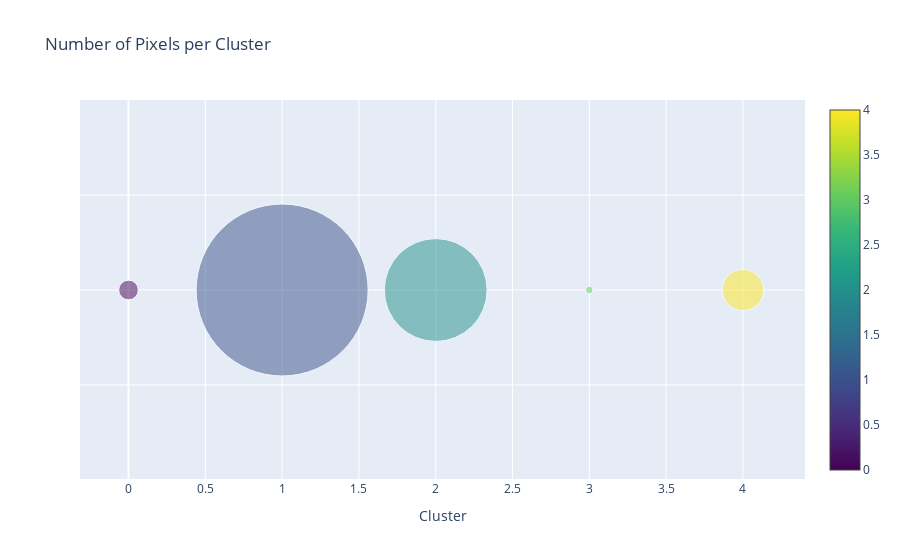

Notebook source saved alongside this figure:
### Code cell
# Assuming df is your existing DataFrame
# Example: df = pd.DataFrame({'cluster': [1, 2, 1, 4, 2, 1, 0, 3, 4, 1, 2, 0, 1, 3, 4, 0, 2, 1]})

# Compute cluster counts directly from the DataFrame
cluster_counts = df['cluster'].value_counts().sort_values(ascending=False)

# Convert index and values to lists for plotting
clusters = cluster_counts.index.tolist()
counts = cluster_counts.values
# Adjust the sizes. You might need to tweak the division factor for better visualization
sizes = [count / 5000 for count in counts]

# Create the bubble chart
fig = go.Figure(data=[go.Scatter(
    x=clusters,
    y=[1] * len(clusters),  # Y-values are constant as we're only interested in showing the relative sizes
    mode='markers',
    marker=dict(
        size=sizes,  # Circle sizes
        color=clusters,  # Use cluster IDs for colors
        opacity=0.5,  # Semi-transparent circles
        colorscale='Viridis',  # Color scale for clusters
        showscale=True  # Show color scale legend
    ),
    text=[f'Cluster {cluster}: {count}' for cluster, count in zip(clusters, counts)]  # Hover text
)])

# Update the layout for better readability
fig.update_layout(
    title='Number of Pixels per Cluster',
    xaxis=dict(title='Cluster'),
    yaxis=dict(title='', showticklabels=False),  # Hide y-axis labels for cleaner look
    showlegend=False
)

# Show the interactive plot
fig.show()

### Figure 1 — Plotly figure (JSON) as saved in the notebook; plotly's stock layout.template omitted (floating-point values rounded to 4 significant figures)
{"data": [{"marker": {"color": [1, 2, 4, 0, 3], "colorscale": [[0, "#440154"], [0.1111, "#482878"], [0.2222, "#3e4989"], [0.3333, "#31688e"], [0.4444, "#26828e"], [0.5556, "#1f9e89"], [0.6667, "#35b779"], [0.7778, "#6ece58"], [0.8889, "#b5de2b"], [1, "#fde725"]], "opacity": 0.5, "showscale": true, "size": [172.0, 102.9, 41.29, 19.64, 7.531]}, "mode": "markers", "text": ["Cluster 1: 860051", "Cluster 2: 514259", "Cluster 4: 206456", "Cluster 0: 98192", "Cluster 3: 37657"], "type": "scatter", "x": [1, 2, 4, 0, 3], "y": [1, 1, 1, 1, 1]}], "layout": {"showlegend": false, "title": {"text": "Number of Pixels per Cluster"}, "xaxis": {"title": {"text": "Cluster"}}, "yaxis": {"showticklabels": false, "title": {"text": ""}}}}
